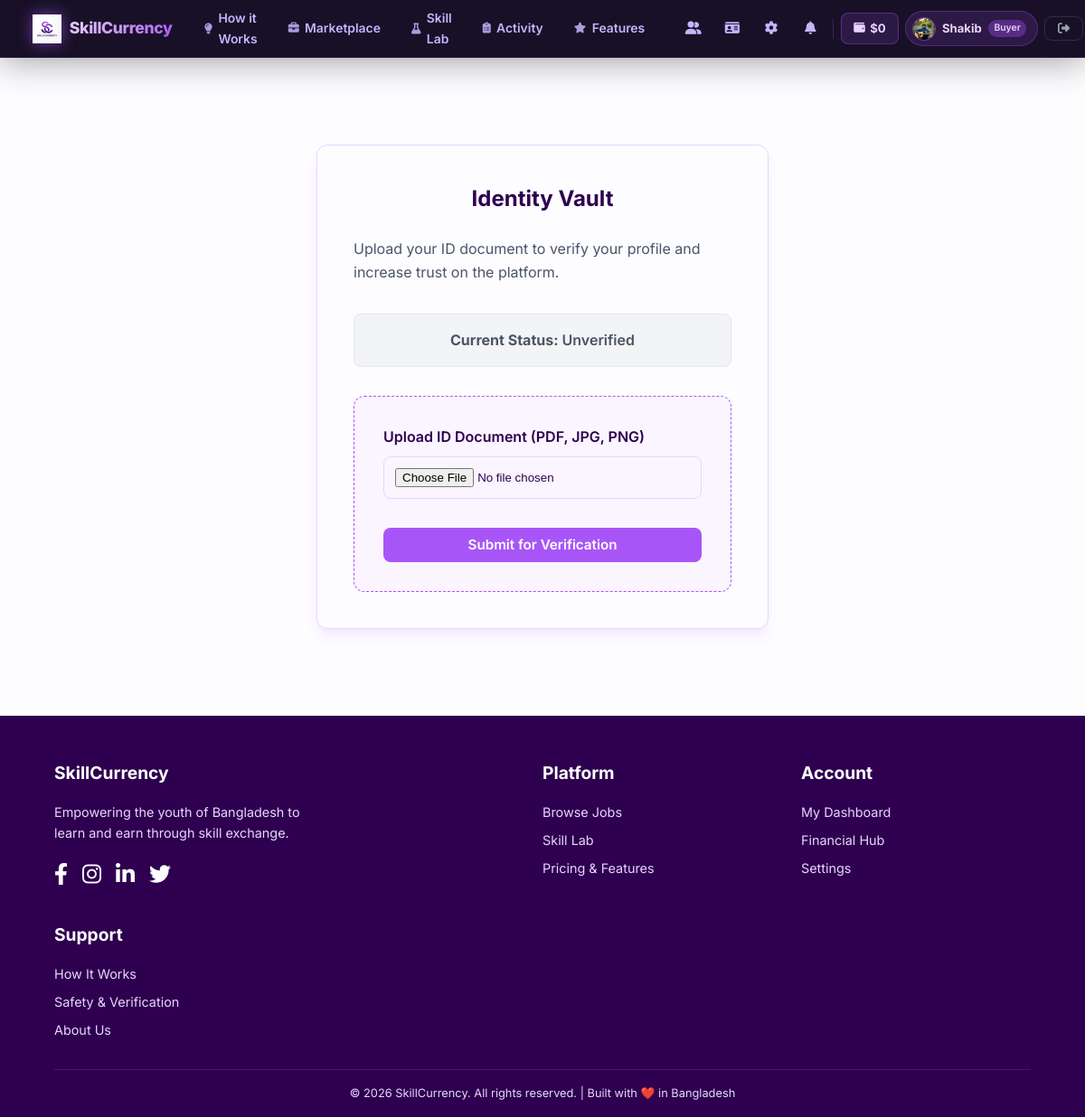
Screenshot of /identity-vault/ (signed in) with the database file from the repository.
### accounts/models.py (models this page shows, shortened)
class CustomUser(AbstractUser):
    ROLE_CHOICES = (
        ('Unskilled', 'Unskilled'),
        ('Skilled', 'Skilled'),
        ('Buyer', 'Buyer'),
    )
    VERIFICATION_CHOICES = (
        ('Unverified', 'Unverified'),
        ('Pending', 'Pending'),
        ('Approved', 'Approved'),
        ('Rejected', 'Rejected'),
    )
    role = models.CharField(max_length=20, choices=ROLE_CHOICES, default='Unskilled')
    nid_tin_number = models.CharField(max_length=50, blank=True, null=True)
    is_identity_verified = models.BooleanField(default=False)
    wallet_balance = models.DecimalField(max_digits=10, decimal_places=2, default=0.00)
    rating = models.DecimalField(max_digits=3, decimal_places=1, default=4.9) # Mock default for search
    id_document = models.FileField(upload_to='identity_docs/', blank=True, null=True)
    verification_status = models.CharField(max_length=20, choices=VERIFICATION_CHOICES, default='Unverified')
    avatar = models.ImageField(upload_to='avatars/', blank=True, null=True)
    bio = models.TextField(blank=True, null=True)
    user_uid = models.CharField(max_length=20, unique=True, blank=True, null=True)

### accounts/views.py (the view, shortened to what this page needs)
# urls.py: path('identity-vault/', views.identity_vault, name='identity_vault'),
@login_required
def identity_vault(request):
    user = request.user
    return render(request, 'accounts/identity_vault.html', {'user': user})

### accounts/context_processors.py (called while the page is built)
def notifications_processor(request):
    if request.user.is_authenticated:
        unread_notifications = request.user.notifications.filter(is_read=False).order_by('-created_at')
        all_notifications = request.user.notifications.all().order_by('-created_at')[:10]
        return {
            'unread_notifications_count': unread_notifications.count(),
            'notifications': all_notifications,
        }
    return {
        'unread_notifications_count': 0,
        'notifications': [],
    }

### accounts/templates/accounts/identity_vault.html (shortened to what this page needs)
{% extends 'accounts/base.html' %}
{% block content %}
<div class="auth-container">
    <div class="auth-card" style="max-width: 500px; width: 100%;">
        <h2>Identity Vault</h2>
        <p style="margin-bottom: 2rem; color: #4a5568;">Upload your ID document to verify your profile and increase trust on the platform.</p>
        <div class="status-banner status-{{ user.verification_status|lower }}">
            <strong>Current Status:</strong> {{ user.verification_status }}
        </div>
        {% if user.verification_status == 'Unverified' or user.verification_status == 'Rejected' %}
            <form method="POST" enctype="multipart/form-data" class="vault-form">
                <div class="form-group">
                    <label for="id_document">Upload ID Document (PDF, JPG, PNG)</label>
                    <input type="file" name="id_document" id="id_document" required accept=".pdf,.jpg,.jpeg,.png">
                </div>
                <button type="submit" class="btn btn-primary" style="width: 100%; margin-top: 1rem;">Submit for Verification</button>
            </form>
        {% else %}
            <div class="vault-locked">
                <i class="fas fa-lock" style="font-size: 3rem; color: var(--primary-accent); margin-bottom: 1rem;"></i>
                <h3>Vault Locked</h3>
                <p>Your document is currently being reviewed or has already been approved. You cannot upload a new document at this time.</p>
            </div>
        {% endif %}
    </div>
</div>
{% endblock %}

### accounts/templates/accounts/base.html (shortened to what this page needs)
<!DOCTYPE html>
<html lang="en">
<head>
    {% load static %}
    <link rel="stylesheet" href="https://cdnjs.cloudflare.com/ajax/libs/font-awesome/6.4.0/css/all.min.css">
    <link rel="stylesheet" href="{% static 'css/style.css' %}">
</head>
<body>
    <header id="main-header">
    <a href="{% url 'landing_page' %}" class="nb-logo">
        <img src="{% static 'images/logo.png' %}" alt="SkillCurrency">
        <span class="nb-logo-text">SkillCurrency</span>
    </a>
    <nav class="nb-center">
        <a href="{% url 'landing_page' %}#how-it-works" class="nb-link"><i class="fas fa-lightbulb"></i> How it Works</a>
        <a href="{% url 'marketplace_feed' %}" class="nb-link"><i class="fas fa-briefcase"></i> Marketplace</a>
        {% if user.is_authenticated %}
        <a href="{% url 'skill_lab_dashboard' %}" class="nb-link"><i class="fas fa-flask"></i> Skill Lab</a>
        <a href="{% url 'my_activity' %}" class="nb-link"><i class="fas fa-clipboard-list"></i> Activity</a>
        {% endif %}
        <a href="{% url 'landing_page' %}#features" class="nb-link"><i class="fas fa-star"></i> Features</a>
    </nav>
    <div class="nb-right">
        {% if user.is_authenticated %}
            <a href="{% url 'user_search' %}" class="nb-icon" title="Find Users"><i class="fas fa-user-friends"></i></a>
            <a href="{% url 'identity_vault' %}" class="nb-icon {% if user.is_identity_verified %}nb-verified{% endif %}" title="Identity Vault">
                <i class="fas fa-id-card"></i>
            </a>
            <a href="{% url 'settings_page' %}" class="nb-icon" title="Settings"><i class="fas fa-cog"></i></a>
            <div class="nb-notif-wrap">
                <button class="nb-icon" id="notif-toggle" title="Notifications">
                    <i class="fas fa-bell"></i>
                </button>
            </div>
            <a href="{% url 'financial_hub' %}" class="nb-wallet" title="Financial Hub">
                <i class="fas fa-wallet"></i>
                <span>${{ user.wallet_balance|floatformat:0 }}</span>
            </a>
            <a href="{% url 'public_profile' user.username %}" class="nb-chip">
                {% if user.avatar %}<img src="{{ user.avatar.url }}" alt="{{ user.username }}" class="nb-chip-avatar">
                {% else %}<div class="nb-chip-ph">{{ user.username|make_list|first|upper }}</div>{% endif %}
                <span class="nb-chip-name">{{ user.username }}</span>
                <span class="nb-chip-role">{{ user.role }}</span>
            </a>
            <a href="{% url 'logout' %}" class="nb-signout" title="Sign Out"><i class="fas fa-sign-out-alt"></i></a>
        {% else %}
            <a href="{% url 'signin' %}" class="nb-signin"><i class="fas fa-sign-in-alt"></i> Sign In</a>
            <a href="{% url 'signup' %}" class="nb-getstarted"><i class="fas fa-rocket"></i> Get Started</a>
        {% endif %}
    </div>
    </header>
    <main>
        {% block content %}
        {% endblock %}
    </main>
    <footer>
        <div class="footer-content">
            <div>
                <h3>SkillCurrency</h3>
                <p>Empowering the youth of Bangladesh to learn and earn through skill exchange.</p>
                <div class="social-icons">
                    <a href="#"><i class="fab fa-facebook-f"></i></a>
                    <a href="#"><i class="fab fa-instagram"></i></a>
                    <a href="#"><i class="fab fa-linkedin-in"></i></a>
                    <a href="#"><i class="fab fa-twitter"></i></a>
                </div>
            </div>
            <div>
                <h3>Platform</h3>
                <div class="footer-links">
                    <a href="{% url 'marketplace_feed' %}">Browse Jobs</a>
                    <a href="{% url 'skill_lab_dashboard' %}">Skill Lab</a>
                    <a href="{% url 'landing_page' %}#features">Pricing & Features</a>
                </div>
            </div>
            <div>
                <h3>Account</h3>
                <div class="footer-links">
                    {% if user.is_authenticated %}
                        <a href="{% url 'public_profile' user.username %}">My Dashboard</a>
                        <a href="{% url 'financial_hub' %}">Financial Hub</a>
                        <a href="{% url 'settings_page' %}">Settings</a>
                    {% else %}
                        <a href="{% url 'signup' %}">Sign Up</a>
                        <a href="{% url 'signin' %}">Sign In</a>
                    {% endif %}
                </div>
            </div>
            <div>
                <h3>Support</h3>
                <div class="footer-links">
                    <a href="{% url 'landing_page' %}#how-it-works">How It Works</a>
                    <a href="{% url 'identity_vault' %}">Safety & Verification</a>
                    <a href="{% url 'landing_page' %}#about">About Us</a>
                </div>
            </div>
        </div>
        <div class="footer-bottom">
            &copy; 2026 SkillCurrency. All rights reserved. | Built with ❤️ in Bangladesh
        </div>
    </footer>
</body>
</html>

### static/css/style.css (style rules this page uses)
:root { --bg-light: #fdfcff; --bg-light-purple: #f3e8ff; --bg-dark-purple: #2e004f; --primary-accent: #a855f7; --primary-accent-hover: #9333ea; --text-dark: #2e004f; --text-light: #ffffff; --border-color: #e9d5ff; --shadow-sm: 0 4px 6px -1px rgba(168, 85, 247, 0.1), 0 2px 4px -1px rgba(168, 85, 247, 0.06); --shadow-md: 0 10px 15px -3px rgba(168, 85, 247, 0.1), 0 4px 6px -2px rgba(168, 85, 247, 0.05); }
* { box-sizing: border-box; margin: 0; padding: 0; }
html { scroll-behavior: smooth; }
body { background-color: var(--bg-light); color: var(--text-dark); font-family: 'Inter', sans-serif; line-height: 1.6; overflow-x: hidden; }
header { background-color: var(--bg-light); padding: 1.5rem 5%; display: flex; justify-content: space-between; align-items: center; border-bottom: 1px solid var(--bg-light-purple); position: sticky; top: 0; z-index: 1000; }
.btn { background-color: var(--primary-accent); color: var(--text-light) !important; border: none; padding: 0.75rem 1.5rem; border-radius: 8px; cursor: pointer; font-size: 1rem; font-weight: 600; transition: all 0.3s ease; text-decoration: none; display: inline-block; }
footer { background-color: var(--bg-dark-purple); color: white; padding: 3rem 5% 1rem; }
.footer-content { display: grid; grid-template-columns: 2fr 1fr 1fr; gap: 2rem; margin-bottom: 2rem; }
.footer-content h3 { margin-bottom: 1rem; font-size: 1.2rem; }
.footer-content p { color: #e9d5ff; font-size: 0.9rem; max-width: 300px; }
.footer-links { display: flex; flex-direction: column; gap: 0.5rem; }
.footer-links a { color: #e9d5ff; text-decoration: none; font-size: 0.9rem; transition: color 0.3s ease; }
.social-icons { display: flex; gap: 1rem; margin-top: 1rem; }
.social-icons a { color: white; font-size: 1.5rem; text-decoration: none; }
.footer-bottom { text-align: center; padding-top: 1rem; border-top: 1px solid rgba(255,255,255,0.1); color: #e9d5ff; font-size: 0.8rem; }
.auth-card { background-color: var(--bg-light); border-radius: 12px; box-shadow: var(--shadow-md); padding: 2.5rem; width: 100%; max-width: 450px; margin: 4rem auto; border: 1px solid var(--border-color); }
.auth-card h2 { margin-top: 0; text-align: center; color: var(--text-dark); margin-bottom: 1.5rem; }
.auth-card label { display: block; font-weight: 600; margin-bottom: 0.5rem; }
.auth-card input, .auth-card select { width: 100%; padding: 0.75rem; border: 1px solid var(--border-color); border-radius: 8px; margin-bottom: 1rem; }
.auth-card button { width: 100%; }
.auth-container { display: flex; justify-content: center; padding: 2rem 1rem; }
.status-banner { padding: 1rem; border-radius: 8px; margin-bottom: 2rem; text-align: center; font-weight: 600; }
.status-unverified { background-color: #f3f4f6; color: #4b5563; border: 1px solid #e5e7eb; }
.vault-form { background: #faf5ff; padding: 2rem; border-radius: 12px; border: 1px dashed var(--primary-accent); }
.btn { display: inline-flex; align-items: center; justify-content: center; gap: 0.5rem; padding: 0.6rem 1.25rem; font-weight: 600; border-radius: 8px; transition: all 0.2s ease; cursor: pointer; text-decoration: none; border: none; font-family: inherit; font-size: 0.95rem; }

### rows the page displays
CustomUser: wallet_balance "0", avatar (picture), username "Shakib", role "Buyer", verification_status "Unverified"
